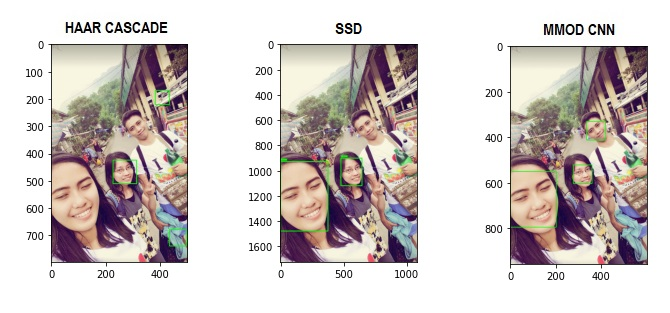
#> input picture face_detection_summary2.jpg, 670 x 313 px, given in place of face_detection.mp4, which was not available
$ jupyter execute --allow-errors Face_detection_with_Haar_cascades.ipynb   (shell and % lines are left out)   (text cells are left out)
#> lines starting #> are read from the running program, lines starting #| are printed output that depends on the picture; after the words box and inside, x2 and y2 are one past the last pixel; in counts of white or black regions, pixels touching at a corner belong together; pictures that were not available may be replaced by others from this repository, and a replacement may not be noted
[cell 1]
# import the necessary packages
from imutils.video import VideoStream
import matplotlib.pyplot as plt
import argparse
import imutils
import cv2

[cell 2]
def plt_imshow(title, image):
    # convert the image frame BGR to RGB color space and display it
	image = cv2.cvtColor(image, cv2.COLOR_BGR2RGB)
	plt.imshow(image)
	plt.title(title)
	plt.grid(False)
	plt.show()

[cell 3]
# construct the argument parser and parse the arguments
#ap = argparse.ArgumentParser()
#ap.add_argument("-i", "--image", type=str, required=True,
#	help="path to input image")
#ap.add_argument("-c", "--cascade", type=str,
#	default="haarcascade_frontalface_default.xml",
#	help="path to haar cascade face detector")
#args = vars(ap.parse_args())

# since we are using Jupyter Notebooks we can replace our argument
# parsing code with *hard coded* arguments and values
args = {
    "image": "images/face_detect.jpg",
    "cascade": "haarcascade_frontalface_default.xml"
}

[cell 4]
# load the haar cascade face detector from
print("[INFO] loading face detector...")
detector = cv2.CascadeClassifier(args["cascade"])

# load the input image from disk, resize it, and convert it to
# grayscale
image = cv2.imread(args["image"])
#> (the rest of this cell did not finish here and is left out)

[cell 5]
# detect faces in the input image using the haar cascade face
# detector
print("[INFO] performing face detection...")
#> (the rest of this cell did not finish here and is left out)

[cell 6]
# construct the argument parser and parse the arguments
#ap = argparse.ArgumentParser()
#ap.add_argument("-c", "--cascade", type=str,
#	default="haarcascade_frontalface_default.xml",
#	help="path to haar cascade face detector")
#args = vars(ap.parse_args())

# since we are using Jupyter Notebooks we can replace our argument
# parsing code with *hard coded* arguments and values
args = {
    "input": "face_detection.mp4",
    "output": "output.avi",
    "cascade": "haarcascade_frontalface_default.xml"
}

[cell 7]
# load the haar cascade face detector from
print("[INFO] loading face detector...")
detector = cv2.CascadeClassifier(args["cascade"])

# grab a reference to the video file and initialize pointer to output
# video file
print("[INFO] opening video file...")
vs = cv2.VideoCapture(args["input"])
writer = None

[cell 8]
# loop over the frames from the video stream
while True:
	# grab the next frame
	frame = vs.read()[1]
#> frame is the input picture: shape (313, 670, 3); mean B, G, R 201.3, 203.6, 211.3

	# if we did not grab a frame then we have reached the end of the
	# video
	if frame is None:
		break

    # resize the frame and convert it to grayscale
	frame = imutils.resize(frame, width=500)
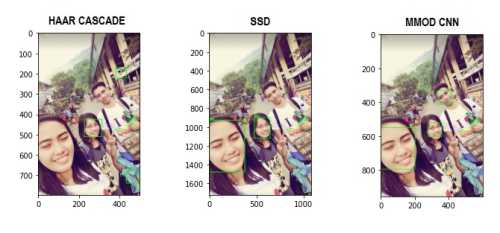
#> frame: shape (233, 500, 3); mean B, G, R 201.3, 203.6, 211.3
	gray = cv2.cvtColor(frame, cv2.COLOR_BGR2GRAY)
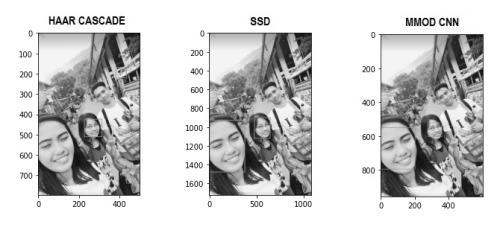
#> gray: shape (233, 500); min 1, max 255, mean 205.6

	# perform face detection
	rects = detector.detectMultiScale(gray, scaleFactor=1.05,
		minNeighbors=5, minSize=(30, 30),
		flags=cv2.CASCADE_SCALE_IMAGE)
#> rects = [[30, 120, 52, 52], [372, 121, 53, 53]]


	# loop over the bounding boxes
	for (x, y, w, h) in rects:
		# draw the face bounding box on the image
		cv2.rectangle(frame, (x, y), (x + w, y + h), (0, 255, 0), 2)
#> this loop made 2 passes
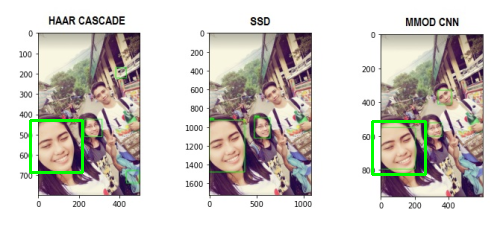
#> frame: shape (233, 500, 3); 1.07% of pixels changed, all inside (x1, y1, x2, y2) = (29, 119, 427, 176)

	# if the video writer is None *AND* we are supposed to write
	# the output video to disk initialize the writer
	if writer is None and args["output"] is not None:
		fourcc = cv2.VideoWriter_fourcc(*"MJPG")
#> fourcc = 1196444237
		writer = cv2.VideoWriter(args["output"], fourcc, 20,
			(frame.shape[1], frame.shape[0]), True)

	# if the writer is not None, write the frame to disk
	if writer is not None:
		writer.write(frame)

# do a bit of cleanup
vs.release()

# check to see if the video writer point needs to be released
if writer is not None:
	writer.release()
